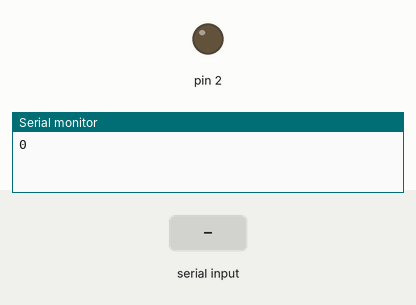
Bench run of a sketch on a simulated Arduino Uno, built with avr-gcc and run on an emulated ATmega328P. On the bench: output pins drawn as LEDs (lit = HIGH), the last lines printed to the serial monitor. Inputs (shaded band) come from the test bench.

Above: at 1.2 s.
1.3 s: "1" received over Serial
At 1.6 s:
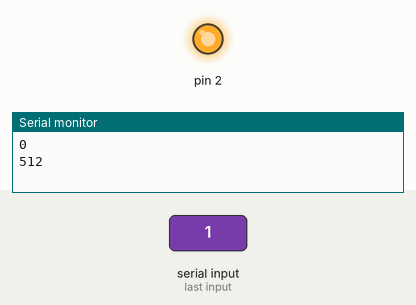
Timing chart, 0 to 4.3 s (numbered marks = the images above; inputs shaded):
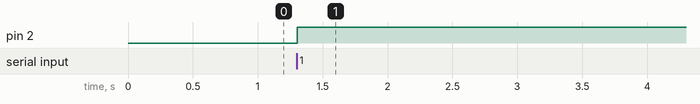

The sketch:

03_asciihandshake.ino
```cpp
void setup() {
  // put your setup code here, to run once:
  Serial.begin(9600);
  Serial.println('0');
  pinMode(2, OUTPUT);
}

void loop() {
  if(Serial.available()>0){
    char inByte=Serial.read();
    int sensor = analogRead(A0);
    delay(1);
    Serial.println(sensor);
    digitalWrite(2, inByte);
  }
}

/* Processing Code

import processing.serial.*;
Serial myPort;
int xPos=0;

void setup(){
  size(960,720);
  printArray(Serial.list());
  String portname=Serial.list()[1];
  println(portname);
  myPort = new Serial(this,portname,9600);
  myPort.clear();
  myPort.bufferUntil('\n');
}

void draw(){
  background(255);
  ellipse(xPos,height/2,30,30);
}

void serialEvent(Serial myPort){
  String s=myPort.readStringUntil('\n');
  s=trim(s);
  if (s!=null){
    xPos=(int)map(int(s),0,1023,0, width);
  }
  println(xPos);
  myPort.write('0');
}


 */
```

Measured:
- after the input at 1.3 s, pin 2: LOW → HIGH at once
